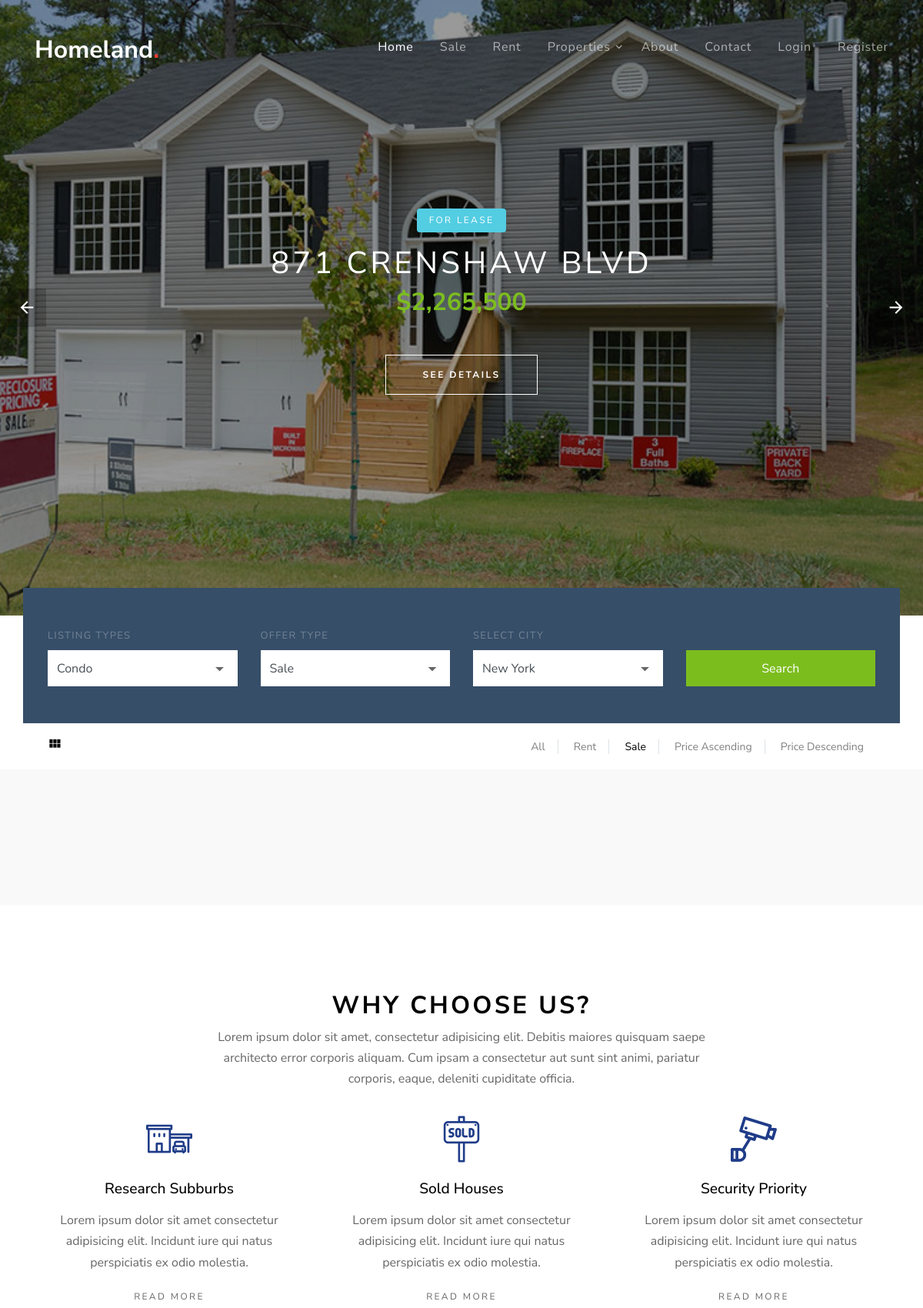
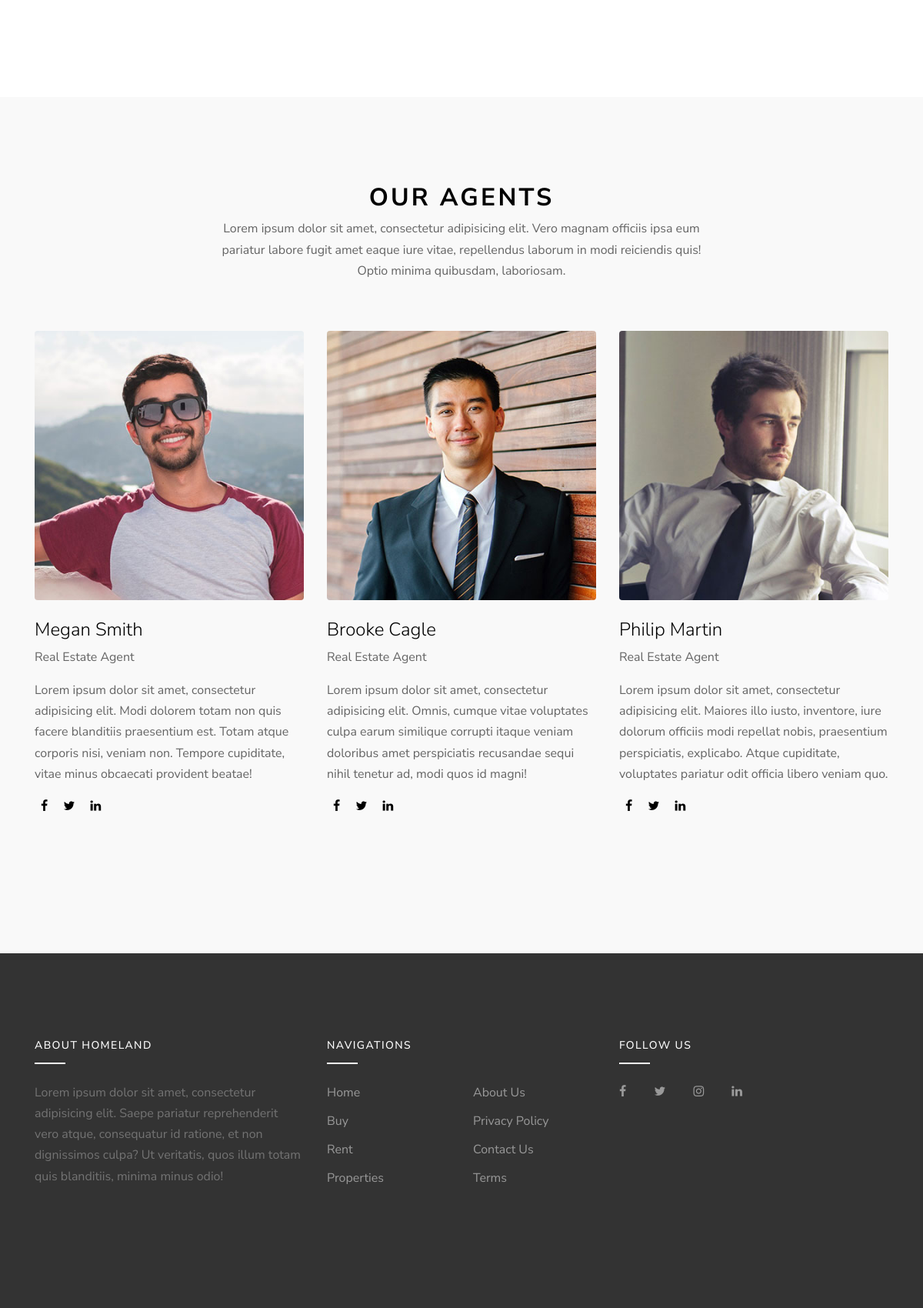
Page /sale.php (upper part) on the committed database (2 pictures, top to bottom).
### tables this page shows
CREATE TABLE `properties` (
  `id` int NOT NULL,
  `name` varchar(200) NOT NULL,
  `locations` varchar(200) NOT NULL,
  `price` float NOT NULL,
  `image` varchar(200) NOT NULL,
  `beds` int NOT NULL,
  `baths` int NOT NULL,
  `sq_ft` varchar(30) NOT NULL,
  `home_type` varchar(200) NOT NULL,
  `year_built` varchar(200) NOT NULL,
  `types` varchar(200) NOT NULL,
  `price_sqft` int NOT NULL,
  `description` text NOT NULL,
  `admin_name` varchar(200) NOT NULL,
  `created_at` timestamp NOT NULL DEFAULT CURRENT_TIMESTAMP
);

### sale.php (the view, shortened to what this page needs)
<?php include 'includes/header.php'; ?>
<?php
$select = $pdo->query("SELECT * FROM properties ORDER BY id DESC");
$select->execute();
$props = $select->fetchAll(PDO::FETCH_OBJ);
?>
<div class="slide-one-item home-slider owl-carousel">
  <?php foreach ($props as $prop) : ?>
    <div class="site-blocks-cover overlay" style="background-image: url(images/<?php echo $prop->image ?>);" data-aos="fade" data-stellar-background-ratio="0.5">
      <div class="container">
        <div class="row align-items-center justify-content-center text-center">
          <div class="col-md-10">
            <span class="d-inline-block bg-<?php if ($prop->types == 'Sale') {
                                              echo 'success';
                                            } else if ($prop->types == 'Rent') {
                                              echo 'danger';
                                            } else if ($prop->types == 'Lease') {
                                              echo 'info';
                                            } ?> text-white px-3 mb-3 property-offer-type rounded">For <?php echo $prop->types ?></span>
            <h1 class="mb-2"><?php echo $prop->name ?></h1>
            <p class="mb-5"><strong class="h2 text-success font-weight-bold">$<?php echo number_format($prop->price) ?></strong></p>
            <p><a href="property-details.php?id=<?php echo $prop->id ?>" class="btn btn-white btn-outline-white py-3 px-5 rounded-0 btn-2">See Details</a></p>
          </div>
        </div>
      </div>
    </div>
  <?php endforeach; ?>
</div>
<div class="site-section site-section-sm pb-0">
  <div class="container">
    <div class="row">
      <form class="form-search col-md-12" method="POST" action="search.php" style="margin-top: -100px;">
        <div class="row  align-items-end">
          <div class="col-md-3">
            <label for="list-types">Listing Types</label>
            <div class="select-wrap">
              <select name="types" id="list-types" class="form-control d-block rounded-0">
                <?php foreach ($categories as $category) : ?>
                  <option value="<?php echo $category->name; ?>"><?php echo str_replace('-', ' ', $category->name); ?></option>
                <?php endforeach; ?>
              </select>
            </div>
          </div>
          <div class="col-md-3">
            <label for="offer-types">Offer Type</label>
            <div class="select-wrap">
              <select name="offers" id="offer-types" class="form-control d-block rounded-0">
                <option value="Sale">Sale</option>
              </select>
            </div>
          </div>
          <div class="col-md-3">
            <label for="select-city">Select City</label>
            <div class="select-wrap">
              <select name="cities" id="select-city" class="form-control d-block rounded-0">
                <option value="New York">New York</option>
              </select>
            </div>
          </div>
          <div class="col-md-3">
            <input type="submit" name="search" class="btn btn-success text-white btn-block rounded-0" value="Search">
          </div>
        </div>
      </form>
    </div>
    <div class="row">
      <div class="col-md-12">
        <div class="view-options bg-white py-3 px-3 d-md-flex align-items-center">
          <div class="mr-auto">
            <a href="index.html" class="icon-view view-module active"><span class="icon-view_module"></span></a>
          </div>
          <div class="ml-auto d-flex align-items-center">
            <div>
              <a href="<?php echo APPURL; ?>" class="view-list px-3 border-right">All</a>
              <a href="rent.php?type=rent" class="view-list px-3 border-right">Rent</a>
              <a href="sale.php?type=sale" class="view-list px-3 border-right active">Sale</a>
              <a href="price.php?price=asc" class="view-list px-3 border-right">Price Ascending</a>
              <a href="price.php?price=desc" class="view-list px-3">Price Descending</a>
            </div>
          </div>
        </div>
      </div>
    </div>
  </div>
</div>
<div class="site-section site-section-sm bg-light">
</div>
<div class="site-section">
  <div class="container">
    <div class="row justify-content-center">
      <div class="col-md-7 text-center">
        <div class="site-section-title">
          <h2>Why Choose Us?</h2>
        </div>
        <p>Lorem ipsum dolor sit amet, consectetur adipisicing elit. Debitis maiores quisquam saepe architecto error corporis aliquam. Cum ipsam a consectetur aut sunt sint animi, pariatur corporis, eaque, deleniti cupiditate officia.</p>
      </div>
    </div>
    <div class="row">
      <div class="col-md-6 col-lg-4">
        <a href="#" class="service text-center">
          <span class="icon flaticon-house"></span>
          <h2 class="service-heading">Research Subburbs</h2>
          <p>Lorem ipsum dolor sit amet consectetur adipisicing elit. Incidunt iure qui natus perspiciatis ex odio molestia.</p>
          <p><span class="read-more">Read More</span></p>
        </a>
      </div>
      <div class="col-md-6 col-lg-4">
        <a href="#" class="service text-center">
          <span class="icon flaticon-sold"></span>
          <h2 class="service-heading">Sold Houses</h2>
          <p>Lorem ipsum dolor sit amet consectetur adipisicing elit. Incidunt iure qui natus perspiciatis ex odio molestia.</p>
          <p><span class="read-more">Read More</span></p>
        </a>
      </div>
      <div class="col-md-6 col-lg-4">
        <a href="#" class="service text-center">
          <span class="icon flaticon-camera"></span>
          <h2 class="service-heading">Security Priority</h2>
          <p>Lorem ipsum dolor sit amet consectetur adipisicing elit. Incidunt iure qui natus perspiciatis ex odio molestia.</p>
          <p><span class="read-more">Read More</span></p>
        </a>
      </div>
    </div>
  </div>
</div>
<div class="site-section bg-light">
  <div class="container">
    <div class="row mb-5 justify-content-center">
      <div class="col-md-7">
        <div class="site-section-title text-center">
          <h2>Our Agents</h2>
          <p>Lorem ipsum dolor sit amet, consectetur adipisicing elit. Vero magnam officiis ipsa eum pariatur labore fugit amet eaque iure vitae, repellendus laborum in modi reiciendis quis! Optio minima quibusdam, laboriosam.</p>
        </div>
      </div>
    </div>
    <div class="row">
      <div class="col-md-6 col-lg-4 mb-5 mb-lg-5">
        <div class="team-member">
          <img src="images/person_1.jpg" alt="Image" class="img-fluid rounded mb-4">
          <div class="text">
            <h2 class="mb-2 font-weight-light text-black h4">Megan Smith</h2>
            <span class="d-block mb-3 text-white-opacity-05">Real Estate Agent</span>
            <p>Lorem ipsum dolor sit amet, consectetur adipisicing elit. Modi dolorem totam non quis facere blanditiis praesentium est. Totam atque corporis nisi, veniam non. Tempore cupiditate, vitae minus obcaecati provident beatae!</p>
            <p>
              <a href="#" class="text-black p-2"><span class="icon-facebook"></span></a>
              <a href="#" class="text-black p-2"><span class="icon-twitter"></span></a>
              <a href="#" class="text-black p-2"><span class="icon-linkedin"></span></a>
            </p>
          </div>
        </div>
      </div>
      <div class="col-md-6 col-lg-4 mb-5 mb-lg-5">
        <div class="team-member">
          <img src="images/person_2.jpg" alt="Image" class="img-fluid rounded mb-4">
          <div class="text">
            <h2 class="mb-2 font-weight-light text-black h4">Brooke Cagle</h2>
            <span class="d-block mb-3 text-white-opacity-05">Real Estate Agent</span>
            <p>Lorem ipsum dolor sit amet, consectetur adipisicing elit. Omnis, cumque vitae voluptates culpa earum similique corrupti itaque veniam doloribus amet perspiciatis recusandae sequi nihil tenetur ad, modi quos id magni!</p>
            <p>
              <a href="#" class="text-black p-2"><span class="icon-facebook"></span></a>
              <a href="#" class="text-black p-2"><span class="icon-twitter"></span></a>
              <a href="#" class="text-black p-2"><span class="icon-linkedin"></span></a>
            </p>
          </div>
        </div>
      </div>
      <div class="col-md-6 col-lg-4 mb-5 mb-lg-5">
        <div class="team-member">
          <img src="images/person_3.jpg" alt="Image" class="img-fluid rounded mb-4">
          <div class="text">
            <h2 class="mb-2 font-weight-light text-black h4">Philip Martin</h2>
            <span class="d-block mb-3 text-white-opacity-05">Real Estate Agent</span>
            <p>Lorem ipsum dolor sit amet, consectetur adipisicing elit. Maiores illo iusto, inventore, iure dolorum officiis modi repellat nobis, praesentium perspiciatis, explicabo. Atque cupiditate, voluptates pariatur odit officia libero veniam quo.</p>
            <p>
              <a href="#" class="text-black p-2"><span class="icon-facebook"></span></a>
              <a href="#" class="text-black p-2"><span class="icon-twitter"></span></a>
              <a href="#" class="text-black p-2"><span class="icon-linkedin"></span></a>
            </p>
          </div>
        </div>
      </div>
    </div>
  </div>
  <?php include 'includes/footer.php'; ?>

### css/style.css (style rules this page uses)
body { line-height: 1.7; color: rgba(0, 0, 0, 0.6); font-weight: 400; font-size: 1rem; font-family: "Roboto Mono", SFMono-Regular, Menlo, Monaco, Consolas, "Liberation Mono", "Courier New", monospace; font-family: "Nunito Sans", -apple-system, BlinkMacSystemFont, "Segoe UI", Roboto, "Helvetica Neue", Arial, sans-serif, "Apple Color Emoji", "Segoe UI Emoji", "Segoe UI Symbol", "Noto Color Emoji"; }
a { -webkit-transition: .3s all ease; -o-transition: .3s all ease; transition: .3s all ease; }
.text-black { color: #000 !important; }
.bg-light { background: #f9f9f9 !important; }
.btn { position: relative; top: 0; }
.btn.btn-2 { letter-spacing: .2em; text-transform: uppercase; font-size: 12px; font-weight: 700; }
.btn.btn-white.btn-outline-white { border-color: #fff; background: transparent; color: #fff; }
.form-control { height: 47px; }
.site-section { padding: 3em 0; }
@media (min-width: 768px) { .site-section { padding: 7em 0; } }
.site-section.site-section-sm { padding: 4em 0; }
.site-blocks-cover { background-size: cover; background-repeat: no-repeat; background-position: top; }
.site-blocks-cover.overlay { position: relative; }
.site-blocks-cover.overlay:before { position: absolute; content: ""; left: 0; bottom: 0; right: 0; top: 0; background: rgba(0, 0, 0, 0.4); }
.site-blocks-cover, .site-blocks-cover .row { min-height: 600px; height: calc(100vh); }
.site-blocks-cover h1 { font-weight: 900; color: #fff; font-weight: normal; letter-spacing: .1em; text-transform: uppercase; }
.site-blocks-cover p { color: #fff; font-size: 1.5rem; line-height: 1.5; }
.site-blocks-cover .property-offer-type { letter-spacing: .2em; font-size: 12px; text-transform: uppercase; padding-top: 5px; padding-bottom: 5px; }
.site-section-title h2 { text-transform: uppercase; color: #000; font-weight: 700; font-size: 2rem; letter-spacing: .1em; }
.form-search { background: #364e68; position: relative; z-index: 1; padding: 3rem 2rem; -webkit-box-shadow: 0 0px 30px 0px rbga(0, 0, 0, 1); box-shadow: 0 0px 30px 0px rbga(0, 0, 0, 1); }
.form-search label { text-transform: uppercase; font-size: 13px; letter-spacing: .1em; color: rgba(255, 255, 255, 0.3); }
.form-search .form-control { border: none; }
.form-search .btn[type="submit"] { height: 47px; }
.select-wrap { position: relative; }
.select-wrap select { -webkit-appearance: none; -moz-appearance: none; appearance: none; }
.block-13, .slide-one-item { position: relative; z-index: 1; }
.service { display: block; }
.service .icon { font-size: 60px; color: #1f3c88; }
.service .service-heading { color: #000; font-size: 1.2rem; margin-bottom: 1rem; }
.service p { color: rgba(0, 0, 0, 0.6); }
.service .read-more { text-transform: uppercase; font-size: 12px; letter-spacing: .2em; }
.view-options .icon-view { font-size: 20px; color: gray; }
.view-options .icon-view.active { color: #000; }
.view-options a { font-size: 14px; color: gray; }
.view-options a.active { color: #000; }

### rows in the picture
properties: image (picture), types "LEASE", name "871 CRENSHAW BLVD", price "2,265,500"

### other values in the picture
form field types "Condo"
